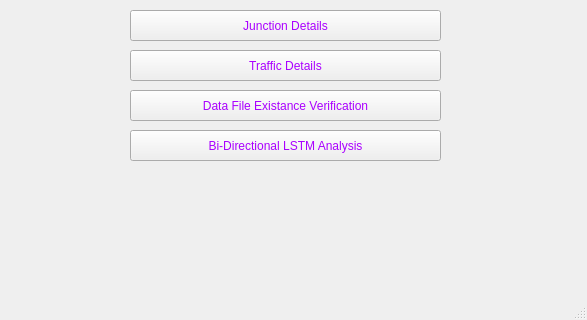
<?xml version="1.0" encoding="UTF-8"?>
<ui version="4.0">
 <class>MainWindow</class>
 <widget class="QMainWindow" name="MainWindow">
  <property name="geometry">
   <rect>
    <x>0</x>
    <y>0</y>
    <width>587</width>
    <height>320</height>
   </rect>
  </property>
  <property name="windowTitle">
   <string>Traffic Congestion Prediction</string>
  </property>
  <property name="styleSheet">
   <string notr="true">color: rgb(170, 0, 255);
font: 75 12pt &quot;MS Shell Dlg 2&quot;;</string>
  </property>
  <widget class="QWidget" name="centralwidget">
   <widget class="QPushButton" name="pushButton">
    <property name="geometry">
     <rect>
      <x>130</x>
      <y>50</y>
      <width>311</width>
      <height>31</height>
     </rect>
    </property>
    <property name="text">
     <string>Traffic Details</string>
    </property>
   </widget>
   <widget class="QPushButton" name="pushButton_2">
    <property name="geometry">
     <rect>
      <x>130</x>
      <y>90</y>
      <width>311</width>
      <height>31</height>
     </rect>
    </property>
    <property name="text">
     <string>Data File Existance Verification</string>
    </property>
   </widget>
   <widget class="QPushButton" name="pushButton_4">
    <property name="geometry">
     <rect>
      <x>130</x>
      <y>130</y>
      <width>311</width>
      <height>31</height>
     </rect>
    </property>
    <property name="text">
     <string>Bi-Directional LSTM Analysis</string>
    </property>
   </widget>
   <widget class="QPushButton" name="pushButton_5">
    <property name="geometry">
     <rect>
      <x>130</x>
      <y>10</y>
      <width>311</width>
      <height>31</height>
     </rect>
    </property>
    <property name="text">
     <string>Junction Details</string>
    </property>
   </widget>
   <widget class="QPushButton" name="pushButton_6">
    <property name="geometry">
     <rect>
      <x>640</x>
      <y>40</y>
      <width>71</width>
      <height>31</height>
     </rect>
    </property>
    <property name="text">
     <string>Admin</string>
    </property>
   </widget>
  </widget>
  <widget class="QStatusBar" name="statusbar"/>
 </widget>
 <resources/>
 <connections/>
</ui>
